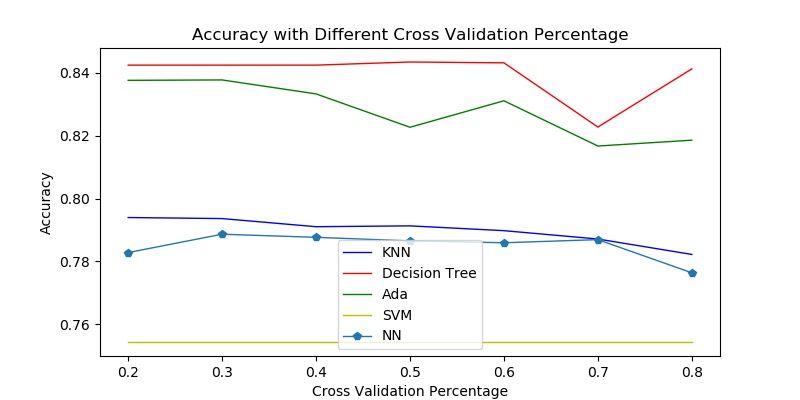

Write Python code to recreate this figure.
#!/usr/bin/python3.6

import pandas as pd
import numpy as np
import matplotlib.pyplot as plt
from sklearn import preprocessing
from sklearn.model_selection import train_test_split
from sklearn.neighbors import KNeighborsClassifier
from sklearn.svm import SVC
from sklearn.tree import DecisionTreeClassifier
from sklearn.ensemble import AdaBoostClassifier
from sklearn.neural_network import MLPClassifier

import sys

if not sys.warnoptions:
    import warnings
    warnings.simplefilter("ignore")

def loadData(filename):
	# load adult data and drop missing information
	data = pd.read_csv(filename, names=['age','workclass','fnlwgt','education',
		'education_num','marital_status','occupation','relationship','race','sex',
		'capital_gain','capital_loss','hours_per_week','native_country','result'],
		engine="python", skipinitialspace=True, na_values=['?'])
	data = data.dropna()

	# encode the labels to numbers
	eData = data.copy()
	for column in eData.columns:
		if eData.dtypes[column] == 'object':
			le = preprocessing.LabelEncoder()
			le.fit(eData[column])
			eData[column] = le.transform(eData[column])
	return eData
	
def prepareData(cross):
	trainset = loadData("adult.data")
	testset = loadData("adult.test")

	# seperate data for cross validation
	trainX, validationX, trainY, validationY = train_test_split(trainset[['age','workclass','fnlwgt','education',
		'education_num','marital_status','occupation','relationship','race','sex',
		'capital_gain','capital_loss','hours_per_week','native_country']], trainset['result'], test_size=cross)
	testX = testset[['age','workclass','fnlwgt','education',
		'education_num','marital_status','occupation','relationship','race','sex',
		'capital_gain','capital_loss','hours_per_week','native_country']]
	testY = testset["result"]

	return trainX, validationX, trainY, validationY, testX, testY

if __name__ == "__main__":
	percentage = [0.2,0.3,0.4,0.5,0.6,0.7,0.8]
	knn_score = []
	dt_score = []
	ada_score = []
	svm_score = []
	nn_score = []
	for p in percentage:
		trainX, validationX, trainY, validationY, testX, testY = prepareData(p)
		# knn
		knn = KNeighborsClassifier(n_neighbors=19, n_jobs=-1)
		knn.fit(trainX, trainY)
		knn_score.append(knn.score(testX, testY))
		# decision tree
		dt = DecisionTreeClassifier(criterion='entropy', max_leaf_nodes=21)
		dt.fit(trainX, trainY)
		dt_score.append(dt.score(testX, testY))
		# boosting
		ada = AdaBoostClassifier(n_estimators=50)
		ada.fit(trainX, trainY)
		ada_score.append(ada.score(testX, testY))
		# svm
		scaler = preprocessing.StandardScaler().fit(trainX)
		trainX_scaled = scaler.transform(trainX)
		validationX_scaled = scaler.transform(validationX)
		testX_scaled = scaler.transform(testX)
		svm = SVC(gamma='auto', kernel='rbf', cache_size=2000)
		svm.fit(trainX_scaled, trainY)
		svm_score.append(svm.score(testX, testY))
		#nn
		nn = MLPClassifier(hidden_layer_sizes=(30,19),alpha=0.00005,learning_rate_init=0.0001,early_stopping=True,validation_fraction=p)
		nnTrainX = trainX.append(validationX)
		nnTrainY = trainY.append(validationY)
		nn.fit(nnTrainX, nnTrainY)
		nn_score.append(nn.score(testX, testY))
	plt.figure(figsize=(8,4))
	axes = plt.gca()
	# axes.set_ylim([0,1])
	plt.plot(percentage,knn_score,"b-",linewidth=1, label='KNN')
	plt.plot(percentage,dt_score,"r-",linewidth=1, label='Decision Tree')
	plt.plot(percentage,ada_score,"g-",linewidth=1, label='Ada')
	plt.plot(percentage,svm_score,"y-",linewidth=1, label='SVM')
	plt.plot(percentage,nn_score,"p-",linewidth=1, label='NN')
	plt.xlabel("Cross Validation Percentage")
	plt.ylabel("Accuracy") 
	plt.title("Accuracy with Different Cross Validation Percentage")
	plt.legend()
	plt.savefig("compare.jpg")